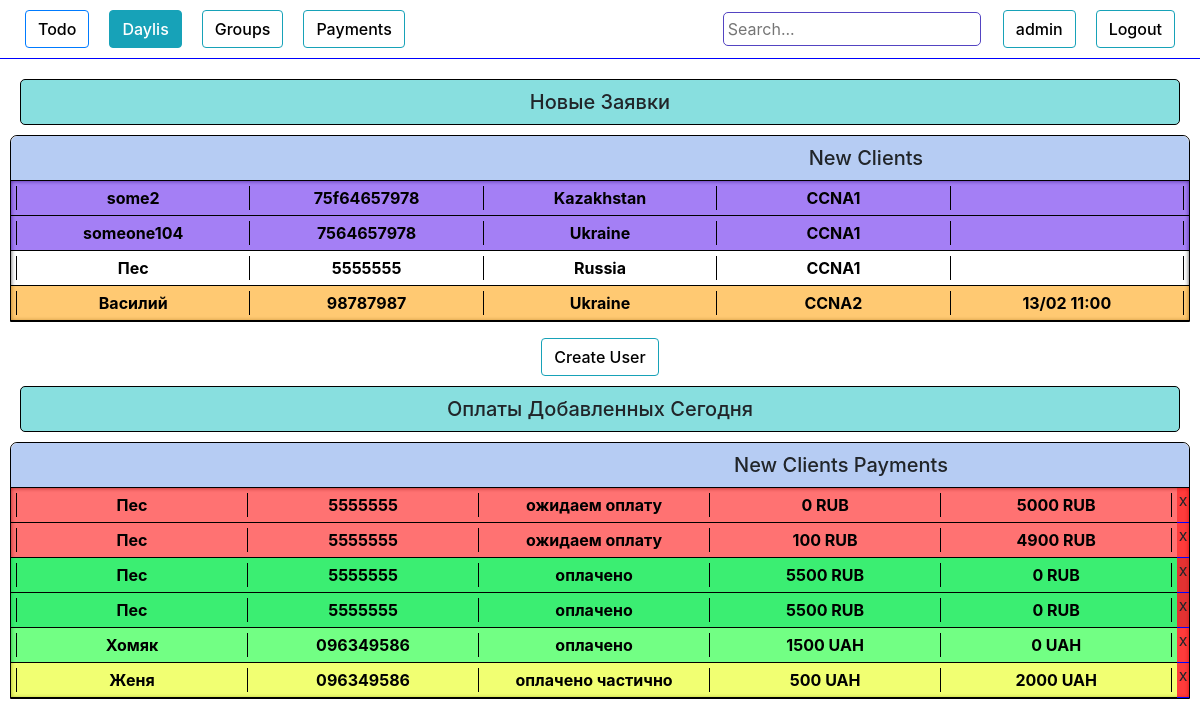
The page /staff/ (signed in) on the database its author committed.
### authorization/models.py (models this page shows, shortened)
class Daily(models.Model):
    request_date    = models.DateTimeField(blank=True, null=True)
    name            = models.CharField(max_length=100, blank=True)
    phone           = models.CharField(max_length=100, blank=True)
    email           = models.CharField(max_length=100, blank=True)
    course          = models.ForeignKey(Course, on_delete=models.DO_NOTHING)
    country         = models.CharField(max_length=100, blank=True)
    university      = models.CharField(max_length=100, blank=True)
    work            = models.CharField(max_length=100, blank=True)
    where_from      = models.CharField(max_length=100, blank=True)
    currency        = models.CharField(max_length=100, blank=True)
    course_price    = models.IntegerField(blank=True,  default=0)
    comments        = models.TextField(blank=True)
    wishes          = models.TextField(blank=True)
    callback_time   = models.DateTimeField(blank=True, null=True)
    group           = models.ForeignKey(Group, on_delete=models.DO_NOTHING, null=True, blank=True)
    request_status  = models.CharField(max_length=100, blank=True)
    need_confirm  = models.BooleanField(blank=True, null=True)
    payment_history = models.TextField(blank=True)
    total_payment   = models.IntegerField(blank=True, default=0)
    payment_source  = models.CharField(max_length=100, blank=True)
    obligation      = models.IntegerField(blank=True, null=True, default=0)
    def is_not_called(self):
        if self.request_status != 'оплачено частично' and self.request_status != 'ожидаем оплату' and self.request_status != 'отказ' and self.request_status != 'оплачено' and self.request_status != 'перемещен в группы':
            return True
        else:
            return False
    def call_status(self):
        if self.request_status != 'перезвонить':
            return False
        else :
            return True

class Course(models.Model):
    name     = models.CharField(max_length=100, blank=True)
    price    = JSONField(blank=True, null=True)
    def __str__(self):
        return self.name

class People(models.Model):
    add_date        = models.DateTimeField(blank=True, null=True)
    name            = models.CharField(max_length=100, blank=True)
    phone           = models.CharField(max_length=100, blank=True)
    email           = models.CharField(max_length=100, blank=True)
    course          = models.ForeignKey(Course, on_delete=models.DO_NOTHING)
    country         = models.CharField(max_length=100, blank=True)
    university      = models.CharField(max_length=100, blank=True)
    work            = models.CharField(max_length=100, blank=True)
    where_from      = models.CharField(max_length=100, blank=True)
    currency        = models.CharField(max_length=100, blank=True)
    course_price    = models.IntegerField(blank=True, null=True)
    comments        = models.TextField(blank=True)
    wishes          = models.TextField(blank=True)
    callback_time   = models.DateTimeField(blank=True, null=True)
    group           = models.ForeignKey(Group, on_delete=models.DO_NOTHING, null=True, blank=True)
    request_status  = models.CharField(max_length=100, blank=True)
    need_confirm  = models.BooleanField(blank=True, null=True)
    first_payment_date   = models.DateTimeField(blank=True, null=True)
    full_payment_date  = models.DateTimeField(blank=True, null=True)
    payment_history = models.TextField(blank=True)
    total_payment   = models.IntegerField(blank=True, null=True)
    obligation      = models.IntegerField(blank=True, null=True)
    def is_called(self):
        if self.request_status == 'оплачено частично' or self.request_status == 'ожидаем оплату' or self.request_status == 'оплачено':
            return True
        else:
            return False
    def call_status(self):
        if self.request_status != 'перезвонить':
            return False
        else :
            return True
    def is_full_payed(self):
        return (self.request_status == 'оплачено')
    def is_particaly_payed(self):
        return (self.request_status == 'оплачено частично')
    def is_not_payed(self):
        return (self.request_status == 'ожидаем оплату')
    def is_need_confirm(self):
        return (self.need_confirm)

### authorization/views.py (the view)
# urls.py: path('staff/', views.staff, name='staff'),
@login_required
def staff(request):
    if request.method == 'POST':
        n_form = UserUpdateForm(request.POST, instance=request.user)
        if n_form.is_valid():
            n_form.save()
            messages.success(request, f'Data has been updated!')
            return redirect('staff')
        else:
            messages.warning(request, f'Something wrong, maybe this name is allready taken')
            return redirect('staff')
    else:
        n_form = UserUpdateForm(instance=request.user)
        list_items = Daily.objects.order_by('callback_time', 'email', 'course')
        table_status = False
        for item in list_items:
            if item.is_not_called():
                table_status = True
        list_payments = People.objects.filter(add_date__contains = date.today()).order_by('request_status')
        context = {
        "n_form":n_form,
        "list_items":list_items,
        "table_status":table_status,
        "list_payments":list_payments,
        }
        return render(request,"staff.html",context)

### authorization/forms.py
class UserUpdateForm(forms.ModelForm):
    class Meta:
        model = User
        fields = ['username',]

### authorization/templates/staff.html (shortened to what this page needs)
{% load crispy_forms_tags %}
<!DOCTYPE html>
<html lang="en">
<head>
    <link rel="stylesheet" href="https://stackpath.bootstrapcdn.com/bootstrap/4.4.1/css/bootstrap.min.css"> {% load staticfiles %}
    <link rel="stylesheet" href="{% static 'style.css' %}" type="text/css">
</head>
<body>
    <div class="header">
        <div class="text col-8">
            <button class="btn btn-outline-primary " type="button">
                <a href="{% url 'todo' %}">
                    Todo
                </a>
            </button>
            <button class="btn btn-outline-info active" type="button">
                <a href="{% url 'staff' %}">
                    Daylis
                </a>
            </button>
            <button class="btn btn-outline-info " type="button">
                <a href="{% url 'groups' %}">
                    Groups
                </a>
            </button>
            <button class="btn btn-outline-info " type="button">
                <a href="{% url 'groups_payments' %}">
                    Payments
                </a>
            </button>
        </div>
        <div class="settings col-4">
            <form action="{% url 'search' %}" method="get">
                <input class="search" name="q" type="text" placeholder="Search..." style="
                margin: 12px;
                /* height: 37px; */
                border-radius: 5px;
                border: 1px solid #5344c2;
                padding: 4px;
            ">
            </form>
            <button class="btn btn-outline-info" type="button" data-toggle="collapse" data-target="#InfoUpdateField" aria-expanded="false">
            {{user.username}}
            </button>
            <button class="btn btn-outline-info" type="button" data-toggle="collapse" data-target="#ConfirmationField" aria-expanded="false">
            Logout
            </button>
        </div>
    </div>
    <div class="content ">
        <div class="new_tables">
            <div class="tables_header" data-toggle="collapse" data-target="#new_tables" aria-expanded="false">
                <h5>Новые Заявки</h5>
            </div>
            {% if list_items %} {% if table_status %}
            <div class="table show" id="new_tables">
                <div class="table_header " data-toggle="collapse" data-target="#table_content" aria-expanded="false">
                    <h5>New Clients</h5>
                </div>
                <div class="table_content show" id='table_content'>
                    {% for item in list_items %} {% if item.is_not_called %}
                    <div class="item" id="{{item.email}}">
                        <a class="it-a" href="{% url 'item_info_update' item.id %}" target="_blank" onClick="popupWin = window.open(this.href, 'Window', 'location,width=1060,height=710,top=50,left=300'); popupWin.focus(); return false;">
                            <div class="item_header" data-toggle="collapse" data-target="#item_description" {% if item.call_status %} style="background-color: rgba(255, 157, 0, 0.554);" {% endif %}>
                                <table class="item_info_table" style="width:100%">
                                    <tr>
                                        <th>
                                            <div class="name">{{item.name}}</div>
                                        </th>
                                        <th>
                                            <div class="phone">{{item.phone}}</div>
                                        </th>
                                        <th>
                                            <div class="country">{{item.country}}</div>
                                        </th>
                                        <th>
                                            <div class="country">{{item.course}}</div>
                                        </th>
                                        <th>{% if item.callback_time %}
                                            <div class="callback_time">{{ item.callback_time|date:"d/m H:i" }}</div>
                                            {% endif %}</th>
                                    </tr>
                                </table>
                            </div>
                        </a>
                    </div>
                    {% endif %} {% endfor %}
                </div>
            </div>
            {% else %}
            <h3 style="text-align: center;">All done</h3>
            {% endif %} {% else %}
            <h3 style="text-align: center;">Still no tables or something wrong</h3>
            {% endif %}
        </div>
        <button class="btn btn-outline-info" style="width: fit-content; margin: 0 auto;" type="button">
            <a href="{% url 'create_daily' %}" target="_blank" onClick="popupWin = window.open(this.href, 'Window', 'location,width=500,height=600,top=200,left=300'); popupWin.focus(); return false;">
                Create User
            </a>
        </button>
        <div class="payment_tables">
            <div class="tables_header" data-toggle="collapse" data-target="#payment_tables" aria-expanded="false">
                <h5>Оплаты Добавленных Сегодня</h5>
            </div>
            {% if list_payments %}
            <div class="table show" id="payment_tables">
                <div class="table_header " data-toggle="collapse" data-target="#table_payments_content" aria-expanded="false">
                    <h5>New Clients Payments</h5>
                </div>
                <div class="table_content show" id='table_payments_content'>
                    {% for item in list_payments %} {% if item.is_called %}
                    <div class="item" id="{{item.email}}">
                        <a class="gr-a" href="{% url 'group_payments_update' item.id %}" target="_blank" onClick="popupWin = window.open(this.href, 'Window', 'location,width=720,height=800,top=200,left=300'); popupWin.focus(); return false;">
                            <div class="item_header" data-toggle="collapse" data-target="#item_description"
                             {% if item.is_full_payed %} style="background-color: rgba(0, 255, 34, 0.554);" {% endif %}
                             {% if item.is_particaly_payed %} style="background-color: rgba(229, 255, 0, 0.554);" {% endif %}
                             {% if item.is_not_payed %} style="background-color: rgba(255, 0, 0, 0.554);" {% endif %} >
                                <table class="item_payment_table" style="width:100%">
                                    <tr>
                                        <th>
                                            <div class="name">{{item.name}}</div>
                                        </th>
                                        <th>
                                            <div class="phone">{{item.phone}}</div>
                                        </th>
                                        <th>
                                            <div class="country">{{item.request_status}}</div>
                                        </th>
                                        <th>
                                            <div class="country">{{item.total_payment}} {{item.currency}}</div>
                                        </th>
                                        <th>
                                            <div class="country">{{item.obligation}} {{item.currency}}</div>
                                        </th>
                                    </tr>
                                </table>
                            </div>
                        </a>
                        <span id="del_btn" type="button" data-toggle="collapse" data-target="#ConfirmationFieldDel{{item.id}}" aria-expanded="false" >x</span>
                    </div>
                    {% endif %}
                    {% endfor %}
                </div>
            </div>
            {% else %}
            <h3 style="text-align: center;">Nothing</h3>
            {% endif %}
        </div>
    </div>
</body>
</html>

### authorization/static/style.css (style rules this page uses)
a { color: black; font-weight: 500; }
.header { display: flex; justify-content: space-between; border-bottom: solid 1px blue; }
.text { margin: 0; display: flex; align-items: center; }
.settings { display: flex; justify-content: flex-end; }
.btn { margin: 10px; color: black; font-weight: 500; }
.active a { color: white; }
.content { display: flex; justify-content: center; flex-direction: column; margin: 10px; }
.tables_header { background-color: rgb(136, 223, 223); text-align: center; border: black 1px solid; margin: 10px; border-radius: 5px; cursor: pointer; }
.tables_header h5 { margin: 10px; }
.table { border: rgb(0, 0, 0) 1px solid; border-radius: 7px 7px 0 0; }
.table_content { box-shadow: inset 0 0 4px 0px rgb(73, 71, 71); overflow: auto; }
.table_header { display: flex; justify-content: space-around; align-items: center; background-color: rgb(182, 204, 243); border-bottom: rgb(0, 0, 0) 1px solid; border-radius: 7px 7px 0 0; cursor: pointer; }
.table_header h5 { margin: 10px; }
.item { display: flex; }
.it-a { width: 100%; }
.gr-a { width: 99%; }
.item_header { border-bottom: 1px solid rgb(0, 0, 0); padding: 5px; overflow: auto; }
.item_header { display: flex; justify-content: space-around; font-weight: 500; }
.table th { border-top: 0; padding: 0; text-align: center; }
th { border: 1px solid black; border-bottom: 0; border-top: 0; }
.item_info_table th { width: 20%; overflow: auto; }
.item_payment_table th { width: 17%; overflow: auto; }
#del_btn { width: 1%; background-color: rgba(255, 0, 0, 0.767); text-align: center; border-bottom: 1px solid blue; }

### rows shown on the page
Daily: name "some2", phone "75f64657978", country "Kazakhstan", course "CCNA1"
Daily: name "someone104", phone "7564657978", country "Ukraine", course "CCNA1"
Daily: name "Пес", phone "5555555", country "Russia", course "CCNA1"
Daily: name "Василий", phone "98787987", country "Ukraine", course "CCNA2", callback_time "13/02 11:00"
People: name "Пес", phone "5555555", request_status "ожидаем оплату", total_payment "0", currency "RUB", obligation "5000"
People: name "Пес", phone "5555555", request_status "ожидаем оплату", total_payment "100", currency "RUB", obligation "4900"
People: name "Пес", phone "5555555", request_status "оплачено", total_payment "5500", currency "RUB", obligation "0"
People: name "Пес", phone "5555555", request_status "оплачено", total_payment "5500", currency "RUB", obligation "0"
People: name "Хомяк", phone "096349586", request_status "оплачено", total_payment "1500", currency "UAH", obligation "0"
People: name "Женя", phone "096349586", request_status "оплачено частично", total_payment "500", currency "UAH", obligation "2000"

### other values the page prints
{{ user.username }} "admin"
